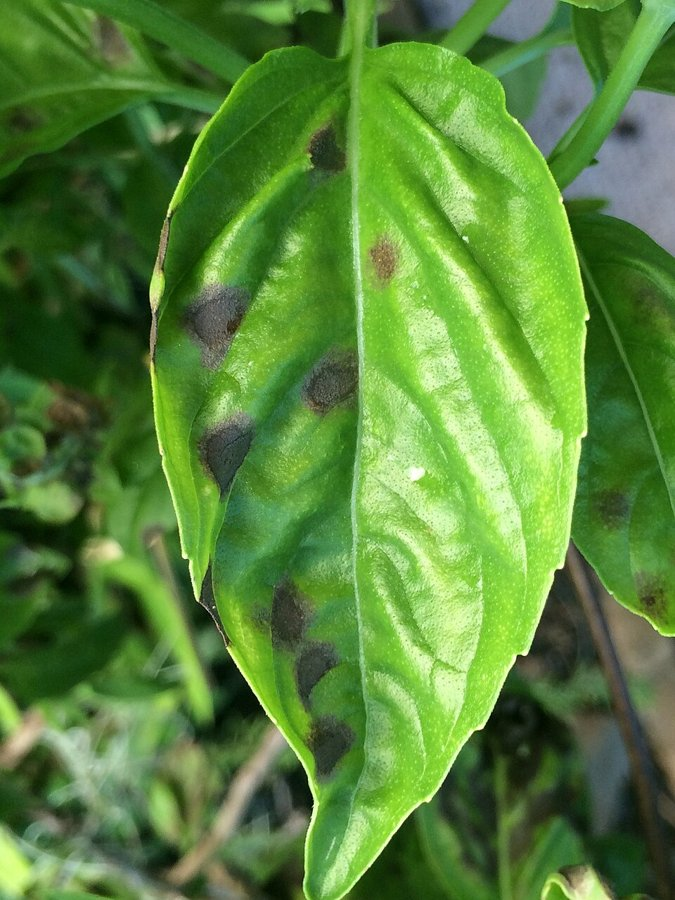
#> input picture sample_images/basil-leaf-spot.jpg, 675 x 900 px
$ python -i preprocess.py   (imports and definitions only)   (older library calls are emulated)
#> lines starting #> are read from the running program, lines starting #| are printed output that depends on the picture
#> further down, picture is the input picture: shape (900, 675, 3); mean B, G, R 58, 131.5, 87.4
"""Resize, denoise, and contrast steps."""

from __future__ import annotations

import cv2
import numpy as np

from src.config import (
    BILATERAL_D,
    BILATERAL_SIGMA_COLOR,
    BILATERAL_SIGMA_SPACE,
    CLAHE_CLIP,
    CLAHE_TILE,
    MAX_SIDE_PX,
)


def resize_max_side(image: np.ndarray, max_side: int = MAX_SIDE_PX) -> np.ndarray:
    """Shrink the longest side to max_side. Smaller photographs stay as they are."""
    height, width = image.shape[:2]
    longest = max(height, width)
    if longest <= max_side:
        return image.copy()
    scale = max_side / float(longest)
    size = (max(1, int(round(width * scale))), max(1, int(round(height * scale))))
    return cv2.resize(image, size, interpolation=cv2.INTER_AREA)


def denoise(image: np.ndarray) -> np.ndarray:
    """Reduce speckle while keeping leaf edges."""
    return cv2.bilateralFilter(
        image,
        d=BILATERAL_D,
        sigmaColor=BILATERAL_SIGMA_COLOR,
        sigmaSpace=BILATERAL_SIGMA_SPACE,
    )


def apply_clahe(image: np.ndarray) -> np.ndarray:
    """Even out contrast on the lightness channel."""
    lab = cv2.cvtColor(image, cv2.COLOR_BGR2LAB)
#> lab: shape (900, 675, 3); mean of channels 0, 1, 2 126.7, 100.3, 161.2
    lightness, a_channel, b_channel = cv2.split(lab)
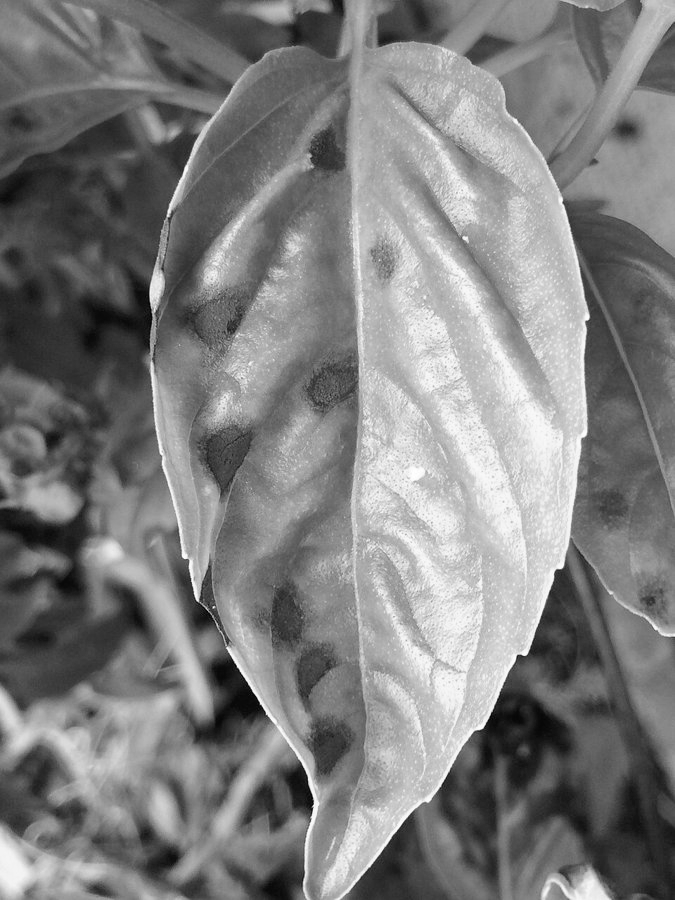
#> lightness: shape (900, 675); min 1, max 255, mean 126.7
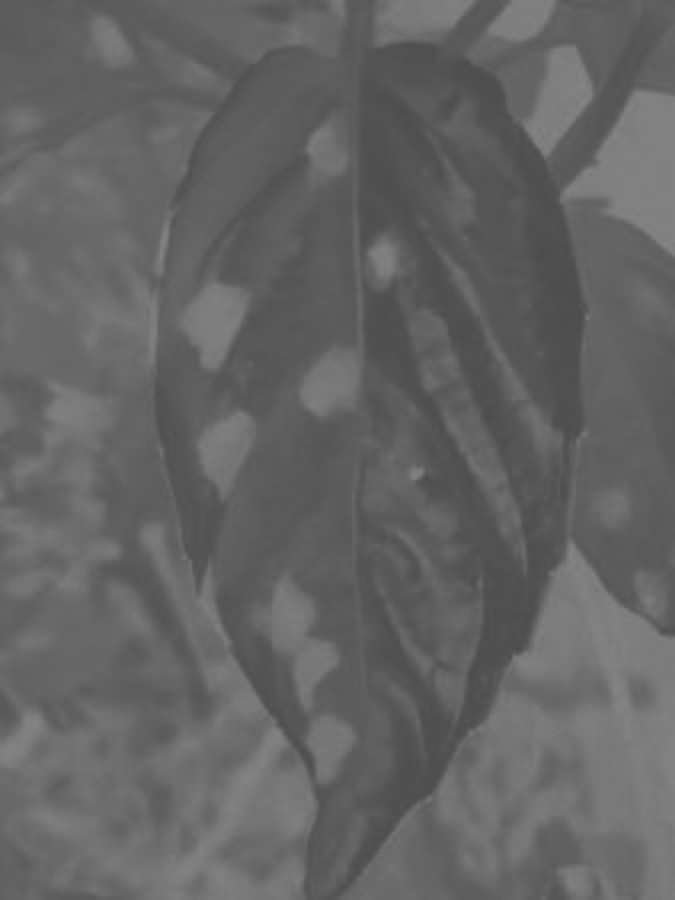
#> a_channel: shape (900, 675); min 75, max 133, mean 100.3
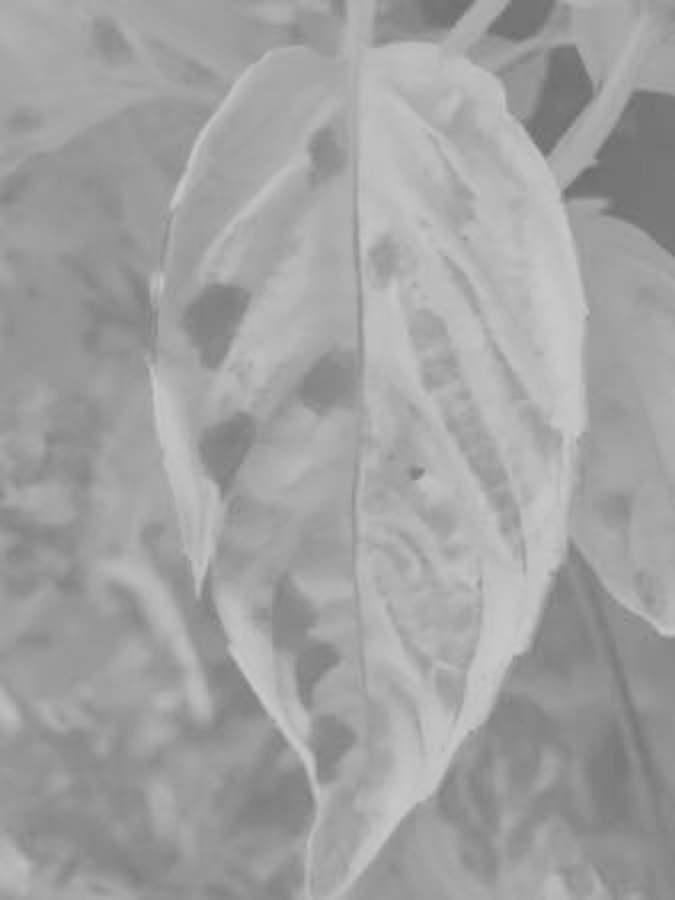
#> b_channel: shape (900, 675); min 108, max 203, mean 161.2
    clahe = cv2.createCLAHE(clipLimit=CLAHE_CLIP, tileGridSize=CLAHE_TILE)
    adjusted = clahe.apply(lightness)
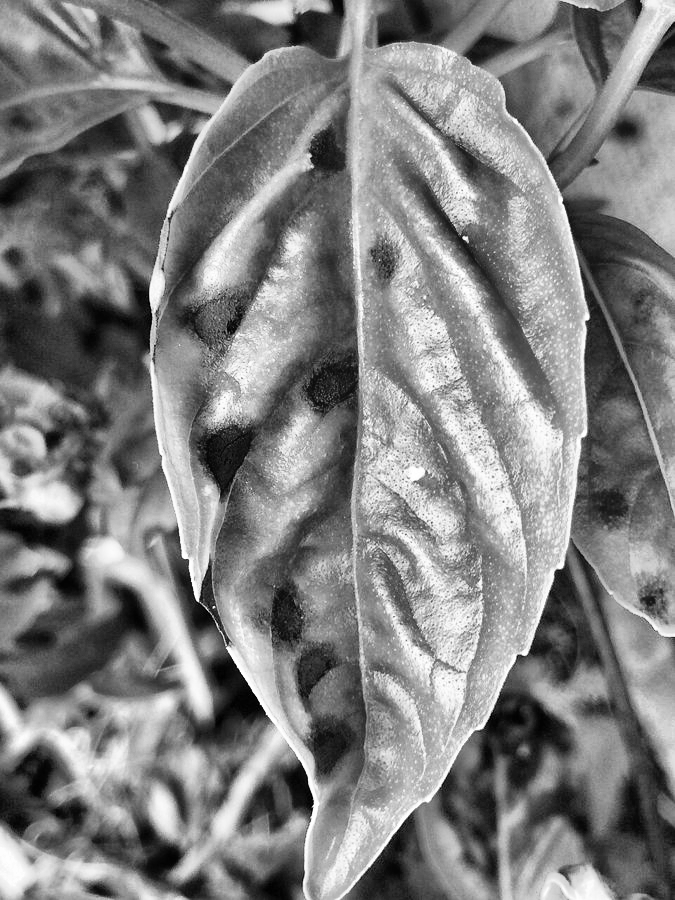
#> adjusted: shape (900, 675); min 0, max 255, mean 127.9
    return cv2.cvtColor(cv2.merge((adjusted, a_channel, b_channel)), cv2.COLOR_LAB2BGR)
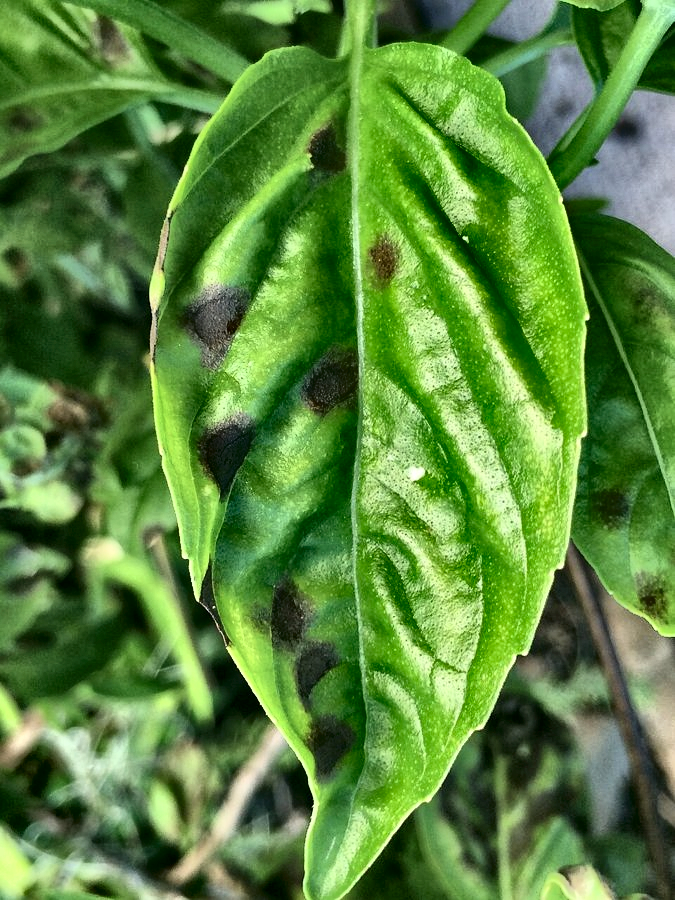
#> returned value: shape (900, 675, 3); mean B, G, R 60.3, 133.1, 88.6


def variance_of_laplacian(image: np.ndarray) -> float:
    """Higher values mean a sharper photograph."""
    gray = cv2.cvtColor(image, cv2.COLOR_BGR2GRAY)
    return float(cv2.Laplacian(gray, cv2.CV_64F).var())

>>> import cv2
>>> picture = cv2.imread('../sample_images/basil-leaf-spot.jpg')
>>> result = apply_clahe(picture)

$ run again, on sample_images/healthy-tomato-leaves.jpg
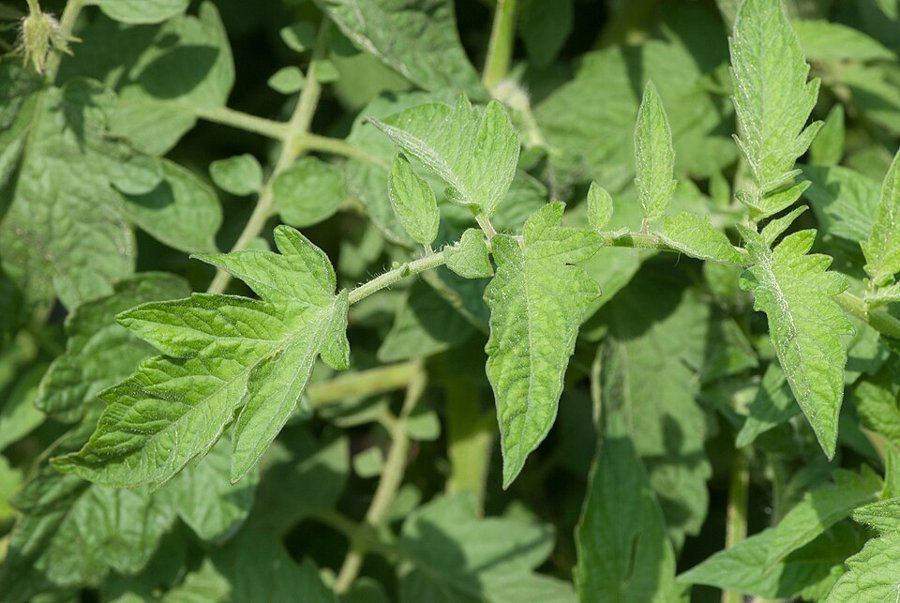
#> input picture sample_images/healthy-tomato-leaves.jpg, 900 x 603 px
#> picture is the input picture: shape (603, 900, 3); mean B, G, R 65.7, 129.6, 99
#> lab: shape (603, 900, 3); mean of channels 0, 1, 2 126.9, 105.7, 158.4
#> in apply_clahe, `adjusted = clahe.apply(lightness)`:
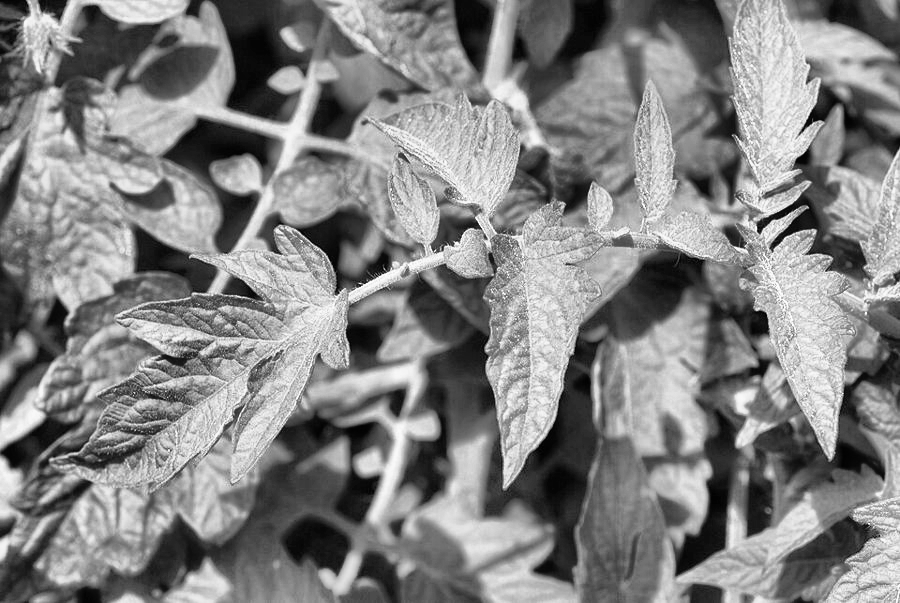
#> adjusted: shape (603, 900); min 1, max 255, mean 130.8
#> in apply_clahe, `return cv2.cvtColor(cv2.merge((adjusted, a_channel, b_channel)), cv2.C..`:
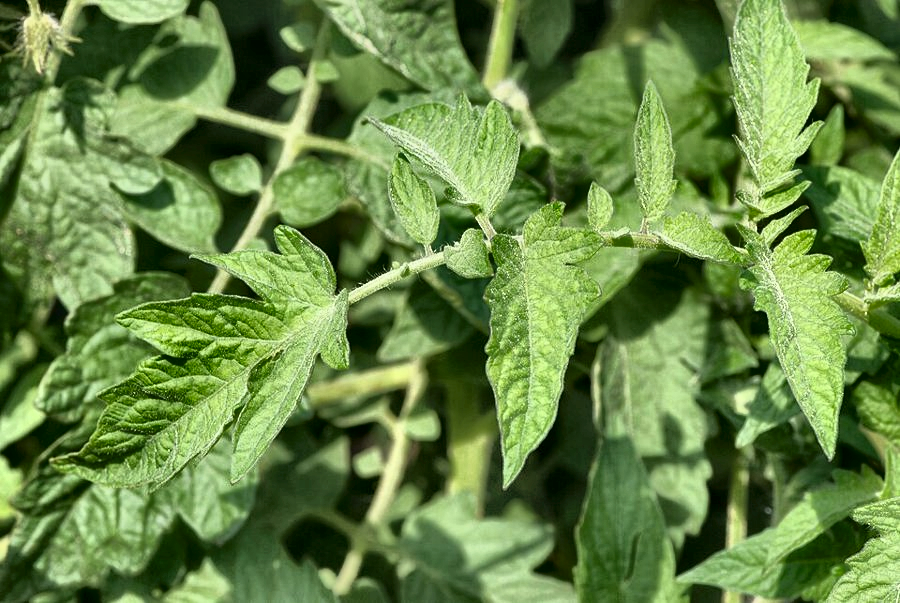
#> returned value: shape (603, 900, 3); mean B, G, R 70.8, 134.5, 103.8

$ run again, on sample_images/pepper-bacterial-leaf-spot.jpg
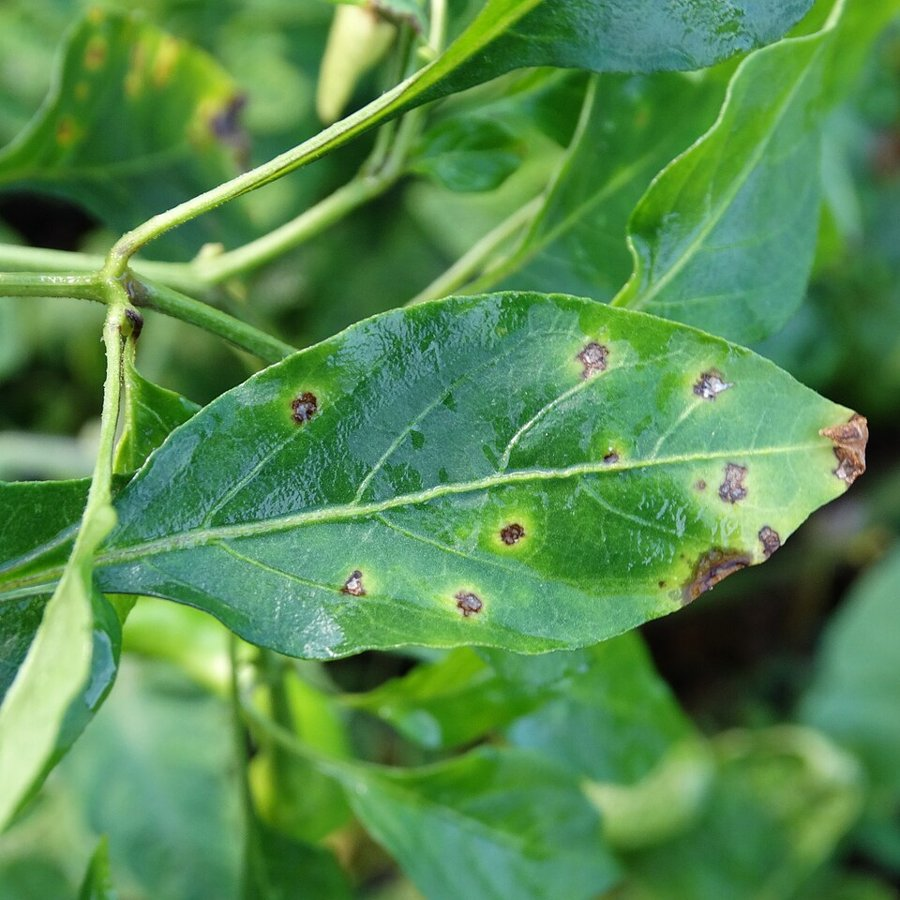
#> input picture sample_images/pepper-bacterial-leaf-spot.jpg, 900 x 900 px
#> picture is the input picture: shape (900, 900, 3); mean B, G, R 79.7, 139.7, 86.4
#> lab: shape (900, 900, 3); mean of channels 0, 1, 2 135, 99.1, 153.9
#> in apply_clahe, `adjusted = clahe.apply(lightness)`:
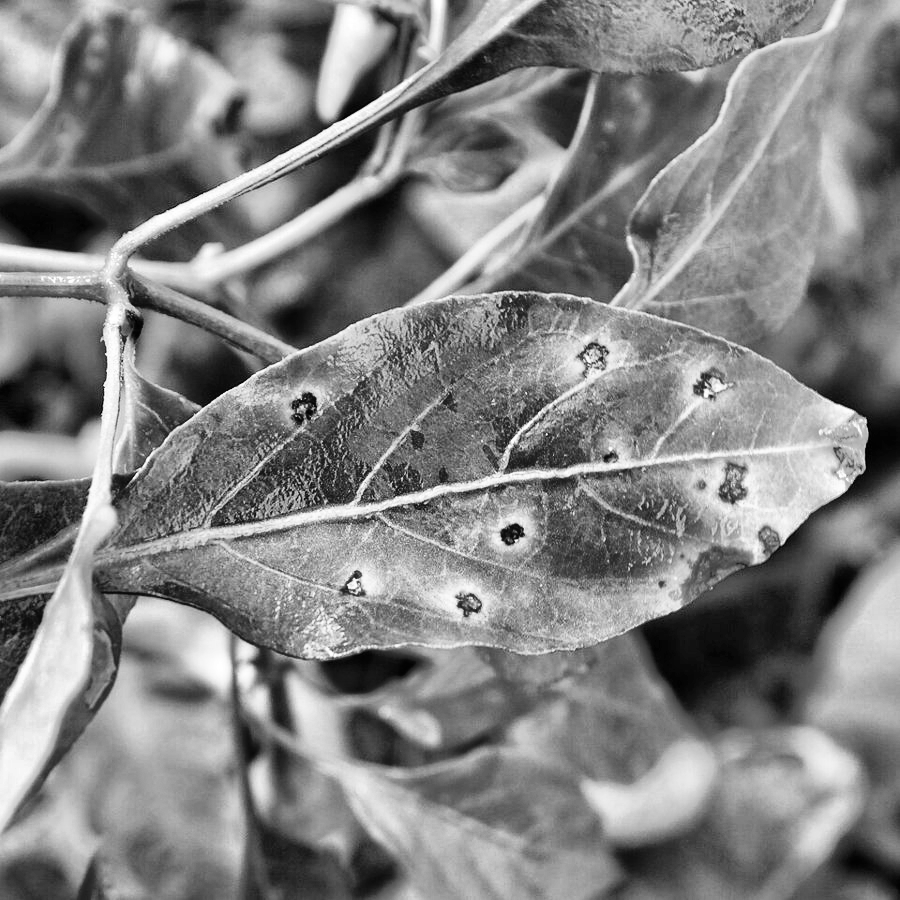
#> adjusted: shape (900, 900); min 0, max 255, mean 130
#> in apply_clahe, `return cv2.cvtColor(cv2.merge((adjusted, a_channel, b_channel)), cv2.C..`:
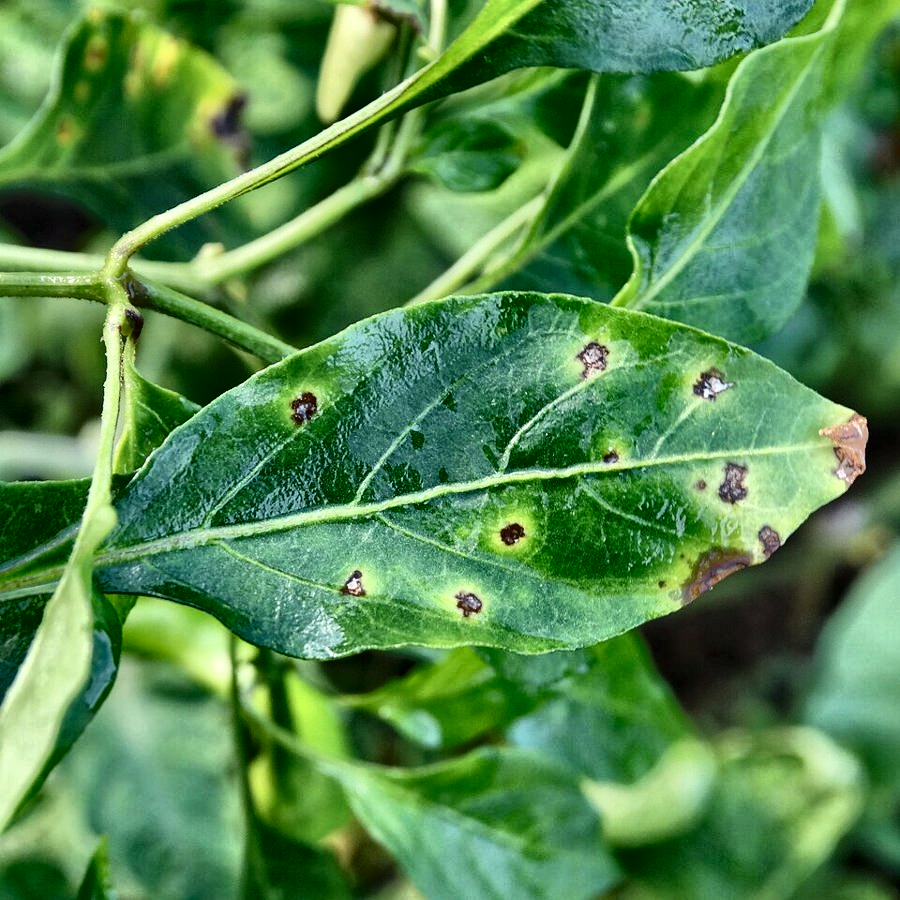
#> returned value: shape (900, 900, 3); mean B, G, R 76.7, 135.6, 81.9

$ run again, on sample_images/tomato-bacterial-speck.jpg
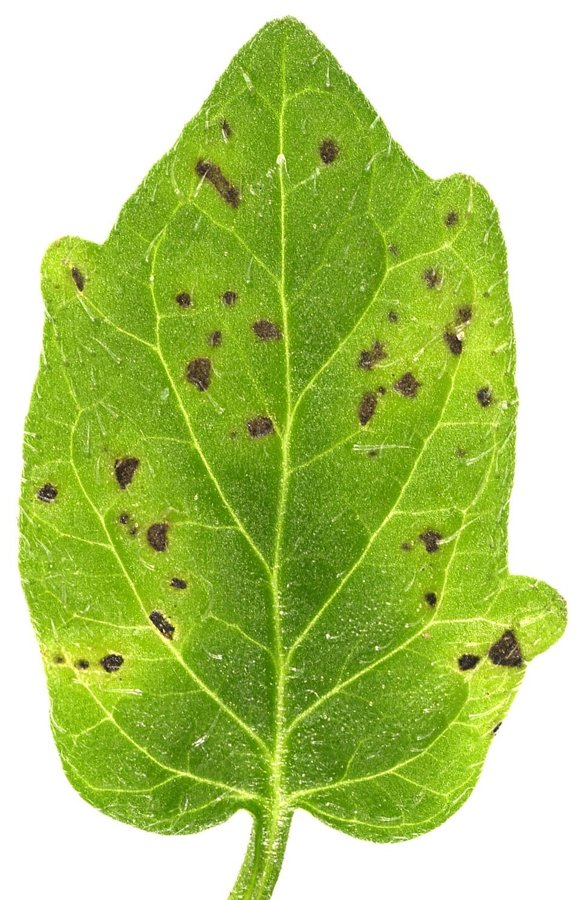
#> input picture sample_images/tomato-bacterial-speck.jpg, 580 x 900 px
#> picture is the input picture: shape (900, 580, 3); mean B, G, R 117.9, 202.8, 178.4
#> lab: shape (900, 580, 3); mean of channels 0, 1, 2 199.5, 108.2, 165.1
#> in apply_clahe, `adjusted = clahe.apply(lightness)`:
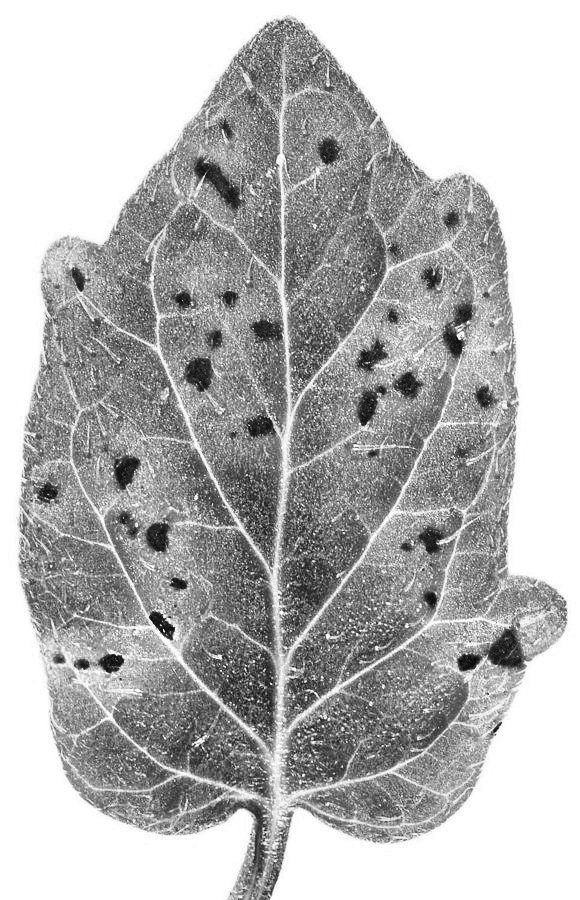
#> adjusted: shape (900, 580); min 5, max 255, mean 182.6
#> in apply_clahe, `return cv2.cvtColor(cv2.merge((adjusted, a_channel, b_channel)), cv2.C..`:
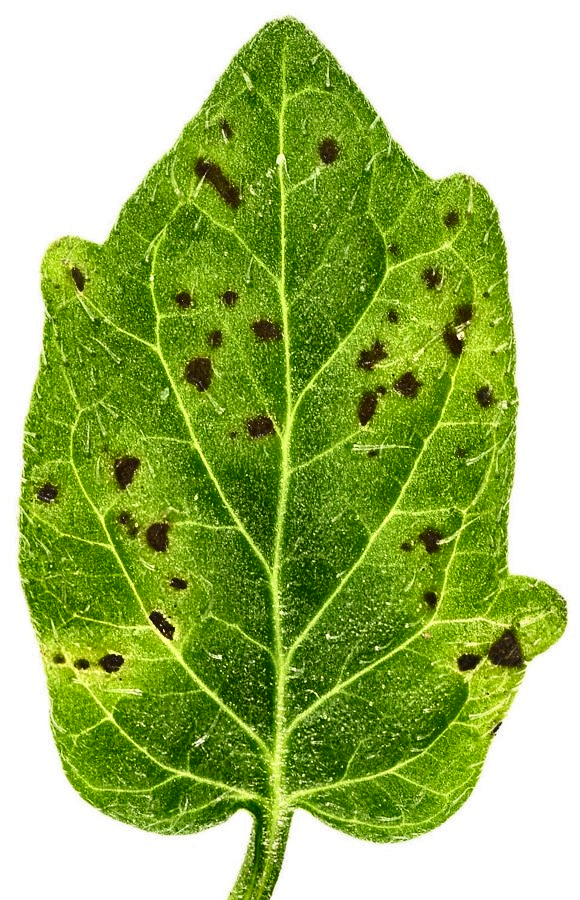
#> returned value: shape (900, 580, 3); mean B, G, R 107.1, 185.9, 160.8
